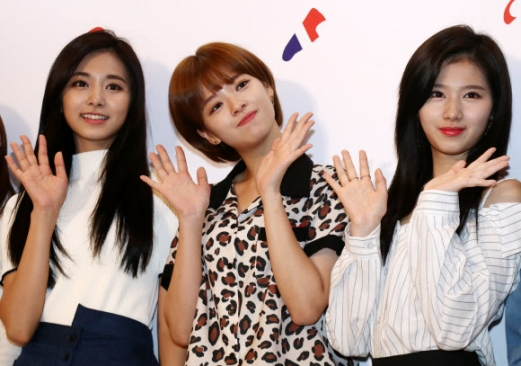
#> input picture face_detection/image_detect/jyeon.jpg, 521 x 366 px, given in place of facedetect.mp4, which was not available
$ python opencv_video.py
#> lines starting #> are read from the running program, lines starting #| are printed output that depends on the picture; after the words box and inside, x2 and y2 are one past the last pixel; in counts of white or black regions, pixels touching at a corner belong together; pictures that were not available may be replaced by others from this repository, and a replacement may not be noted
#> further down, frame is the input picture: shape (366, 521, 3); mean B, G, R 139.5, 146.3, 165
import cv2
import numpy as np

face_cascade_name = 'opencv/data/haarcascades/haarcascade_frontalface_alt.xml'
eyes_cascade_name = 'opencv/data/haarcascades/haarcascade_eye_tree_eyeglasses.xml'
file_name = 'image/facedetect.mp4'

def detectAndDisplay(frame):
    frame_gray = cv2.cvtColor(frame, cv2.COLOR_BGR2GRAY) #색깔이 있으면 오류가 날수 있어서 Gray로
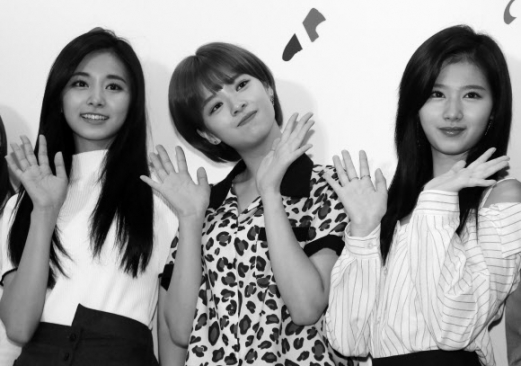
#> frame_gray: shape (366, 521); min 0, max 252, mean 151.1
    drame_gray = cv2.equalizeHist(frame_gray) #히스토그램을 통해서 디지털 이미지 처럼 단순화.. 나중
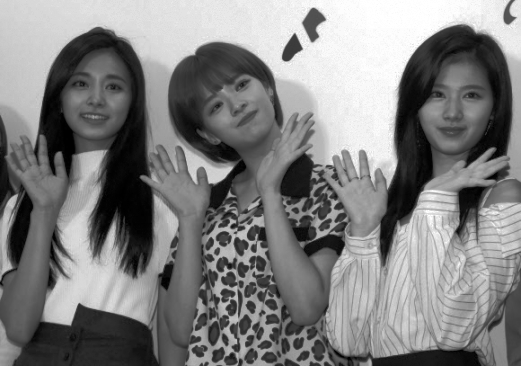
#> drame_gray: shape (366, 521); min 0, max 255, mean 128.1
    faces = face_cascade.detectMultiScale(frame_gray) #쪼개져있는 그림을 만들어 준다 얼굴이면 얼굴
#> faces = [[56, 54, 82, 82], [413, 64, 83, 83]]

    for (x, y, w, h) in faces: #x -> 시작 x축 좌표, y -> 시작 y축 좌표, w -> 너비, h -> 높이
        center = (x + w//2, y + h//2)
        frame = cv2.rectangle(frame, (x, y), (x+w, y+h), (0, 255, 0), 4)
        #cv2.rectangle(사진, 왼쪽위, 오른쪽밑, 색깔, 두께)
        faceROI = frame_gray[y:y+h, x:x+w]
        #ROI:관심있는 구역이라고 보면됨
        #방금 꺼낸 얼굴만 가져온다! 반대로 왜 했는지는 모르겠음!

        eyes = eyes_cascade.detectMultiScale(faceROI)

        for (x2, y2, w2, h2) in eyes: #x2 -> 시작 x축 좌표, y2 -> 시작 y축 좌표, w2 -> 너비, h2 -> 높이
            eye_center = (x + x2 + w2//2, y + y2 + h2//2) #좌표를 찾기 위해서 기존 + 추가적으로 한 부분
            radius = int(round((w2 + h2)*0.25))
            frame = cv2.circle(frame, eye_center, radius, (255, 0, 0), 4)
#> this loop made 2 passes
#> (x, y, w, h, center, eyes) on passes 1 to 2: (56, 54, 82, 82, (97, 95), [[14, 18, 23, 23], [45, 22, 23, 23]]), (413, 64, 83, 83, (454, 105), [[46, 19, 25, 25]])
#> pass 1, in detectAndDisplay, `frame = cv2.rectangle(frame, (x, y), (x+w, y+h), (0, 255, 0), 4)`:
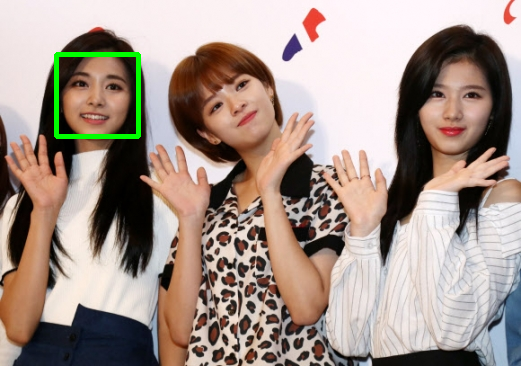
#> frame: shape (366, 521, 3); 0.85% of pixels changed, all inside (x1, y1, x2, y2) = (54, 52, 141, 139)
#> pass 1, in detectAndDisplay, `faceROI = frame_gray[y:y+h, x:x+w]`:
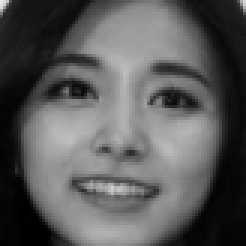
#> faceROI: shape (82, 82) (shown 3 times larger); min 0, max 228, mean 89.6
#> pass 2, in detectAndDisplay, `frame = cv2.rectangle(frame, (x, y), (x+w, y+h), (0, 255, 0), 4)`:
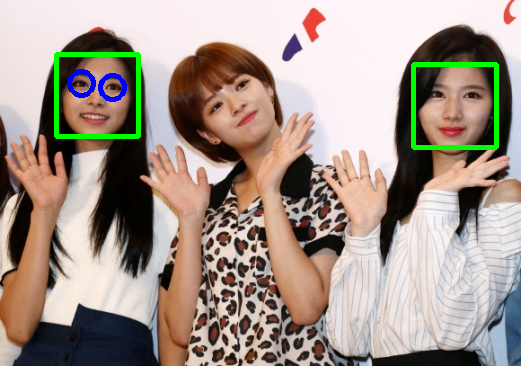
#> frame: shape (366, 521, 3); 1.25% of pixels changed, all inside (x1, y1, x2, y2) = (67, 62, 499, 150)
#> pass 2, in detectAndDisplay, `faceROI = frame_gray[y:y+h, x:x+w]`:
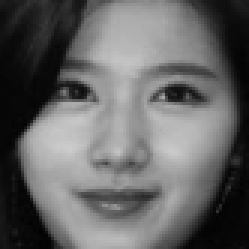
#> faceROI: shape (83, 83) (shown 3 times larger); min 1, max 203, mean 100.7
#> after the loop:
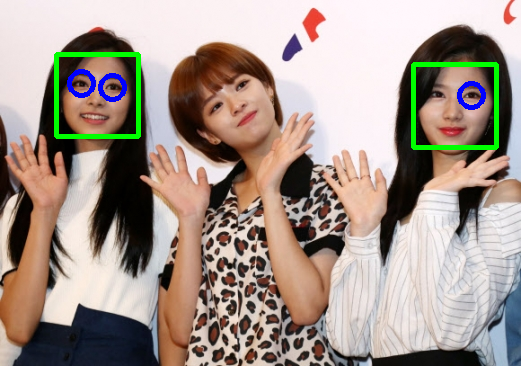
#> frame: shape (366, 521, 3); 0.19% of pixels changed, all inside (x1, y1, x2, y2) = (457, 81, 486, 110)
            #cv2.circle(사진, 중앙 좌표, 반지름, 색깔, 두께)
    cv2.imshow('Capture - Face detection', frame)

        #단계 : 1. 회색화, 2. 또 필터, 3.얼굴을 찾아줘!, 4. 찾은 얼굴들 반복문 돌려서 위치를 가져와 표현(사각형)
        #5. 찾은 얼굴안에서 눈을 찾기 위해서 그 부분만 뽑아냄
        #6. 또 다시 얼굴안에 있는 눈을 찾아줘!
        #7. 찾은 눈을 표현
        #8. 표현한 얼굴과 눈을 보여줘!


face_cascade = cv2.CascadeClassifier()
eyes_cascade = cv2.CascadeClassifier()
#opencv에서 재공하는 CascadeClassifier라는 함수를 변수로 만든다

#-- 1. Load the cascades
if not face_cascade.load(cv2.samples.findFile(face_cascade_name)): #xml을 가져와서 사용한다
    print('--(!)Error loading face cascade')
    exit(0)
if not eyes_cascade.load(cv2.samples.findFile(eyes_cascade_name)): #xml을 가져와서 사용한다
    print('--(!)Error loading eyes cascade')
    exit(0)


#비디오를 읽어와서 하나하나 읽어와야한다!
cap = cv2.VideoCapture(file_name)
#실시간일 경우 file_name에 웹 카메라로 설정하면 된다 --> 0이 웹캠 설정!
#웹캠은 실시간으로 잘됨
#GPU로 사용하지 않으면 버퍼링이 걸린다!

if not cap.isOpened: #cap이 안될경우!
    print('--(!)Error opening video capture')
    exit(0)

while True:
    ret, frame = cap.read()
    if frame is None: #프레임이 없으면!
        print('--(!)No captured frame -- Break!')
        break
    detectAndDisplay(frame) #있으면 이 함수 실행
    if cv2.waitKey(1) & 0xFF == ord('q'): #q 키를 치기 전까지 계속 나와
#> (key q is pressed here)
        break

$ run again, on face_detection/image_detect/momo1.jpg
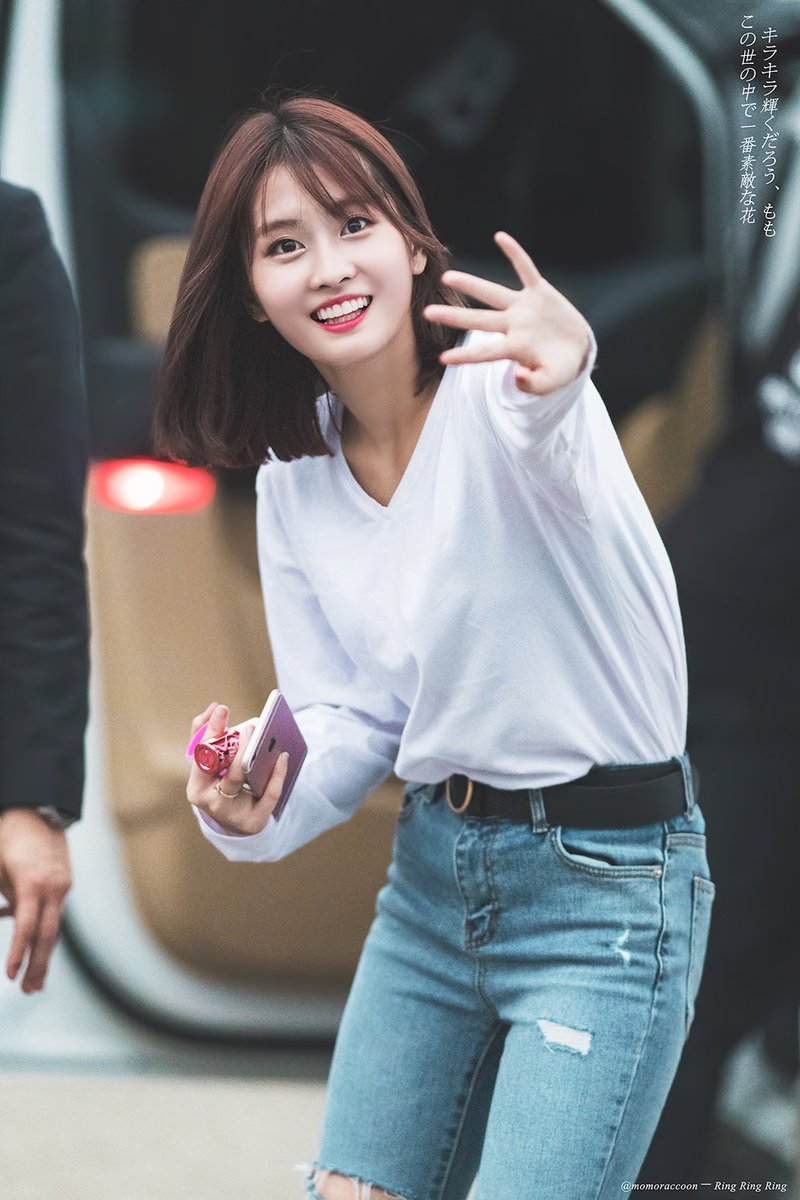
#> input picture face_detection/image_detect/momo1.jpg, 800 x 1200 px, given in place of facedetect.mp4, which was not available
#> frame is the input picture: shape (1200, 800, 3); mean B, G, R 123.3, 120.7, 117.5
#> faces = [[225, 161, 198, 198]]
#> the loop in detectAndDisplay, `for (x, y, w, h) in faces:` made 1 pass
#> (x, y, w, h, center, eyes) on pass 1: (225, 161, 198, 198, (324, 260), [[108, 43, 41, 41], [39, 63, 45, 45]])
#> pass 1, in detectAndDisplay, `faceROI = frame_gray[y:y+h, x:x+w]`:
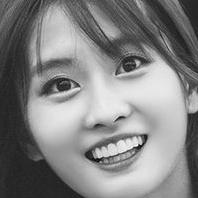
#> faceROI: shape (198, 198); min 4, max 250, mean 131.3
#> after the loop in detectAndDisplay, `for (x, y, w, h) in faces:`:
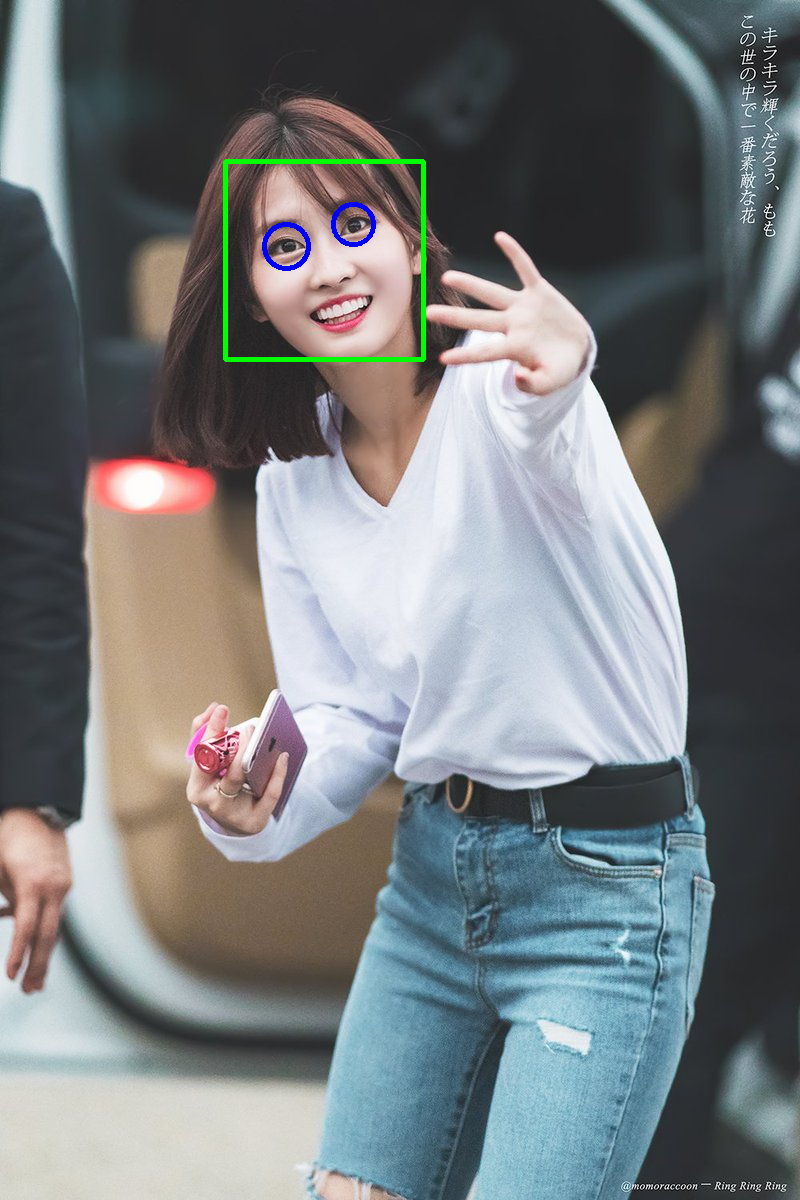
#> frame: shape (1200, 800, 3); mean B, G, R 123.2, 121.3, 117
